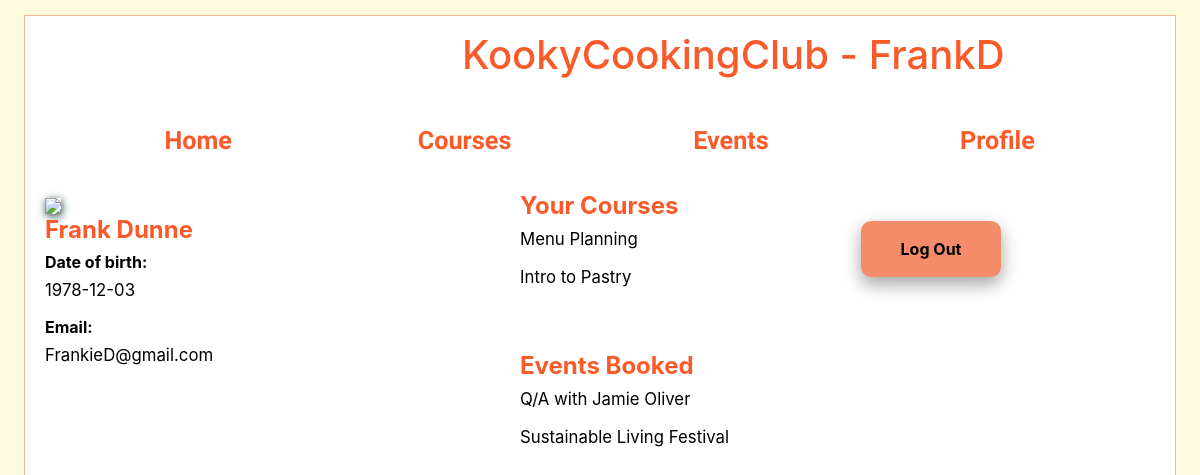
Screenshot of /profile.php (signed in) with the database file from the repository.
### tables this page shows
CREATE TABLE IF NOT EXISTS `Users` (
  `user_id` INT NOT NULL auto_increment,
  `first_name` VARCHAR(45) NOT NULL,
  `last_name` VARCHAR(45) NOT NULL,
  `phone` INT(10) NOT NULL,
  `address` VARCHAR(255) NOT NULL,
  `username` VARCHAR(30) NOT NULL,
  `password` VARCHAR(255) NOT NULL,
  `date_of_birth` DATE ,
  `email` VARCHAR(45) NOT NULL,
  `user_type` ENUM('user', 'admin') DEFAULT 'user' ,
  UNIQUE INDEX `username_UNIQUE` (`username` ASC),
  PRIMARY KEY (`user_id`));

CREATE TABLE IF NOT EXISTS `Bookings` (
  `booking_id` INT NOT NULL auto_increment,
  `user_id` INT NULL,
  `course_id` INT NULL,
  `pay_id` INT NULL,
  `event_id` INT NULL,
  PRIMARY KEY (`booking_id`),
  CONSTRAINT `booking_user_id`
    FOREIGN KEY (`user_id`)
    REFERENCES `Users` (`user_id`)
    ON DELETE NO ACTION
    ON UPDATE NO ACTION,
  CONSTRAINT `booking_pay_id`
    FOREIGN KEY (`pay_id`)
    REFERENCES `Payments` (`pay_id`)
    ON DELETE NO ACTION
    ON UPDATE NO ACTION,
  CONSTRAINT `booking_event_id`
    FOREIGN KEY (`event_id`)
    REFERENCES `Events` (`event_id`)
    ON DELETE NO ACTION
    ON UPDATE NO ACTION,
  CONSTRAINT `booking_course_id`
    FOREIGN KEY (`course_id`)
    REFERENCES `Courses` (`course_id`)
    ON DELETE NO ACTION
    ON UPDATE NO ACTION);

CREATE TABLE IF NOT EXISTS `Courses` (
  `course_id` INT NOT NULL auto_increment,
  `course_name` VARCHAR(45) NOT NULL,
  `date` date NOT NULL,
  `price` DECIMAL(10,2) NOT NULL,
  `description` VARCHAR(255) NULL,
  `availability` ENUM('yes', 'no') DEFAULT 'yes',
  `image_path` VARCHAR(255) NULL,
  PRIMARY KEY (`course_id`));

CREATE TABLE IF NOT EXISTS `Events` (
  `event_id` INT NOT NULL auto_increment,
  `date` date NOT NULL,
  `price` DECIMAL(10,2) NOT NULL,
  `location` VARCHAR(255) NOT NULL,
  `name` varchar(50) NOT NULL,
  `description` VARCHAR(255) NULL,
  `availability` ENUM('yes', 'no') default 'yes',
  `image_path` VARCHAR(255) NULL,
  PRIMARY KEY (`event_id`));

### Profile.php (the view, shortened to what this page needs)
<?php
include ('CONFIG/connection.php');
?>
<?php
 @$db = new mysqli($DBServer, $DBUser, $DBPass, $DBName);
$sql = "SELECT * FROM users WHERE username = '" . $_SESSION["user_name"] . "'";
$result = $db->query($sql);
?>
<!DOCTYPE html>
<html lang="en">
    <head>
        <link href="https://stackpath.bootstrapcdn.com/bootstrap/4.3.1/css/bootstrap.min.css" rel="stylesheet">
        <link rel="stylesheet" href="styles/main.css">
    </head>
    <body>
        <h1 id="heading">KookyCookingClub - <?php echo $_SESSION["user_name"] ?></h1>
        <nav id="nav_menu">
            <ul>
                <li><a href="Index.php">Home</a></li>
                <li><a href="Courses.php">Courses</a></li>
                <li><a href="Events.php">Events</a></li>
                 <?php
                if(isset($_SESSION["user_name"])){?>
                <li ><a href="Profile.php">Profile</a></li>
                <?php
                }
                ?>
            </ul>
        </nav>
        <main id="courses">
            <div class="container">
                <div class="row">
                    <div class="col-sm-12">
                        <div class="row">
                            <div class="col-sm-5">
                                <div class="profile">
                                    <img src="images//profile_default.png" />
<?php
if ($result->num_rows > 0) {
    while ($row = $result->fetch_assoc()) {
 $userID = $row['user_id'] ;
        ?>
                                    <h2><?php echo $row['first_name']; ?> <?php echo $row['last_name']; ?></h2>
                                    <h3>Date of birth:</h3>
                                    <p> <?php echo $row['date_of_birth']; ?></p>
                                    <h3>Email:</h3>
                                    <p> <?php echo $row['email']; ?></p>
                                   </div>
                            </div>
<?php
}};
$sql = "SELECT * FROM courses JOIN bookings ON courses.course_id = bookings.course_id WHERE bookings.user_id = $userID";
$result = $db->query($sql);
?>
                             <div class="col-sm-3">
                                <div class="profile">
                                    <h2>Your Courses</h2>
<?php
if ($result->num_rows > 0) {
    while ($row = $result->fetch_assoc()) {
        ?>
                                    <p><?php echo $row['course_name']; ?></p>
<?php
}};
$sql = "SELECT * FROM Events JOIN bookings ON events.event_id = bookings.event_id WHERE bookings.user_id = $userID";
$result = $db->query($sql);
?>
                                    <br><br>
                                    <h2>Events Booked</h2>
<?php
if ($result->num_rows > 0) {
    while ($row = $result->fetch_assoc()) {
        ?>
                                    <p><?php echo $row['name']; ?></p>
<?php
}};
?>
                                     </div>
                            </div>
                            <div class="col-sm-4">
                                <div class="profile">
                                    <br>
                                    <form action = "LogOut.php" method="POST" id="form">
                                            <input id="logout_button" type="submit" value="Log Out" name="log out">
                                            </form>
                                </div>
                                </div>
                        </div>
                    </div>
                </div>
            </div>
        </main>
    </body>
</html>

### styles/main.css (style rules this page uses)
html { background-color: #fcfbde; }
body { width: 96%; background-color: white; background-size: cover; background-position-y: -480px; margin: 15px auto; padding: 15px 0; border: 1px solid #f9b590; }
p { font-size: 1.05em; line-height: 130%; color: black; }
a { font-weight: bold; text-decoration: none; }
a:link, a:visited { color: darkred; }
h2 { color:#f95a2a }
#nav_menu ul { font-family: Constantia, "Lucida Bright", "DejaVu Serif", Georgia, serif; font-weight: bold; font-size: large; width: 100%; text-align: center; list-style-type: none; position: relative; height: 40px; padding-top: 1em; padding-bottom: 2.5em; margin: 25px 0; }
#nav_menu ul li { float: left; margin-bottom: 1.5em; }
#nav_menu ul li a { font-size: 1.4em; background-color: white; color: #f95a2a; text-align: center; font-family: 'Indie Flower', cursive; transition: color ease-in-out 0.3s; text-shadow: 1px -1px 1px #ffffff; }
#nav_menu ul li { width: 24%; }
#form { color: #f95a2a; font-weight: bolder; }
#left_form,input { width:40%; }
#right_form,input { width: 40%; }
input[type=submit], input[type=reset] { background-color: #f48c69; border: none; color: white; text-decoration: none; cursor: pointer; padding: 16px 33px; }
input[type="submit"] { margin-top: 5px; margin-left:16%; border-radius: 10px; color: black; font-weight: bold; box-shadow: 0 8px 16px 0 rgba(0,0,0,0.2), 0 6px 20px 0 rgba(0,0,0,0.19); }
#heading { margin-left:38%; color:#f95a2a; font-family: -apple-system,BlinkMacSystemFont,"Segoe UI",Roboto,"Helvetica Neue",Arial,"Noto Sans",sans-serif,"Apple Color Emoji","Segoe UI Emoji","Segoe UI Symbol","Noto Color Emoji"; font-size: 2.5rem; margin-bottom: .5em; font-weight: 500; line-height: 1.2; margin-top: 0; }
* { box-sizing: border-box; }
.profile h2 { color:#f95a2a; font-size: 1.5em; font-weight:bold; }
.profile h3 { color:black; font-size:1em; font-weight:bold; }
.profile img { box-shadow: 1px 2px 9px darkslategray; }

### rows the page displays
users: first_name "Frank", last_name "Dunne", date_of_birth "1978-12-03", email "FrankieD@gmail.com"
bookings: course.course_name "Menu Planning"
bookings: course.course_name "Intro to Pastry"
bookings: event.name "Q/A with Jamie Oliver"
bookings: event.name "Sustainable Living Festival"

### other values shown
$_SESSION["user_name"] "FrankD"
